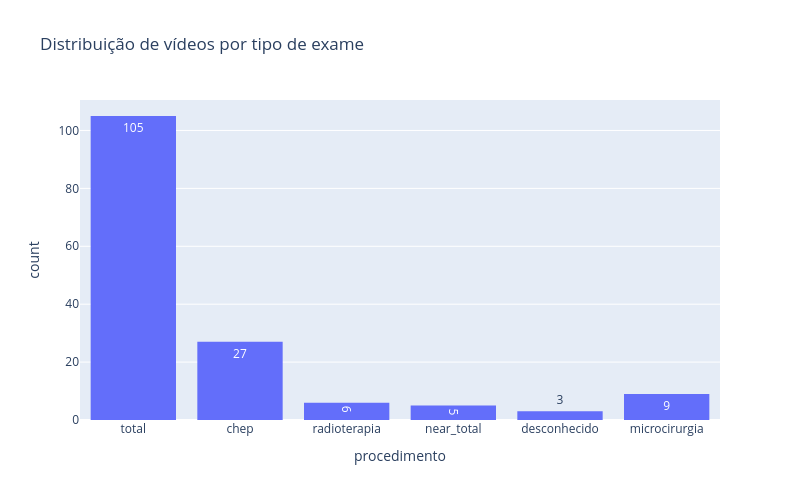

The code cell stored with this chart in its notebook:
### Code cell
# Distribuição de vídeos por tipo de exame

fig = px.histogram(
    patients_df[patients_df.momento == 'pos'],
    x='procedimento',
    title='Distribuição de vídeos por tipo de exame',
    text_auto=True,
)

fig.update_layout(
    bargap=0.2,
    width=800,
    height=500
)
fig.show()

print(patients_df[patients_df.momento == 'pos'].procedimento.value_counts(normalize=True))

### Figure 1 — Plotly figure (JSON) as saved in the notebook; plotly's stock layout.template omitted (floating-point values rounded to 4 significant figures; data arrays with more than 128 entries replaced by an {"elided": "..."} marker saying what was removed)
{"data": [{"alignmentgroup": "True", "bingroup": "x", "hovertemplate": "procedimento=%{x}<br>count=%{y}<extra></extra>", "legendgroup": "", "marker": {"color": "#636efa", "pattern": {"shape": ""}}, "name": "", "offsetgroup": "", "orientation": "v", "showlegend": false, "texttemplate": "%{value}", "type": "histogram", "x": {"elided": "155 str values"}, "xaxis": "x", "yaxis": "y"}], "layout": {"bargap": 0.2, "barmode": "relative", "height": 500, "legend": {"tracegroupgap": 0}, "title": {"text": "Distribuição de vídeos por tipo de exame"}, "width": 800, "xaxis": {"anchor": "y", "domain": [0, 1], "title": {"text": "procedimento"}}, "yaxis": {"anchor": "x", "domain": [0, 1], "title": {"text": "count"}}}}
